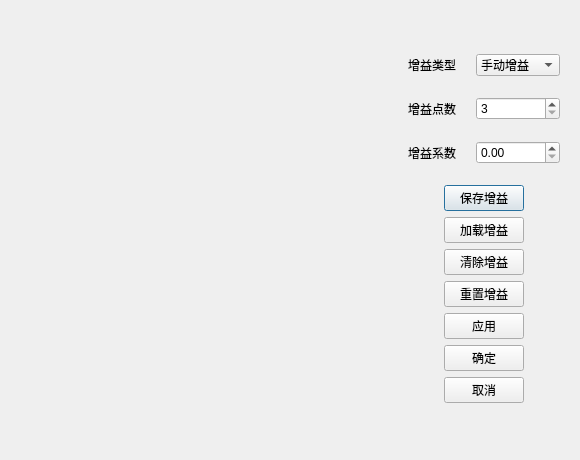
<?xml version="1.0" encoding="UTF-8"?>
<ui version="4.0">
 <class>AdjustGainSettingDialog</class>
 <widget class="QDialog" name="AdjustGainSettingDialog">
  <property name="geometry">
   <rect>
    <x>0</x>
    <y>0</y>
    <width>580</width>
    <height>460</height>
   </rect>
  </property>
  <property name="windowTitle">
   <string>调节增益</string>
  </property>
  <property name="modal">
   <bool>true</bool>
  </property>
  <layout class="QHBoxLayout" name="horizontalLayout">
   <item>
    <widget class="QCustomPlot" name="gain_plot" native="true"/>
   </item>
   <item>
    <widget class="QFrame" name="frame">
     <property name="maximumSize">
      <size>
       <width>170</width>
       <height>400</height>
      </size>
     </property>
     <layout class="QGridLayout" name="gridLayout">
      <item row="3" column="0" colspan="2">
       <layout class="QVBoxLayout" name="verticalLayout">
        <item alignment="Qt::AlignHCenter">
         <widget class="QPushButton" name="save_gain_button">
          <property name="text">
           <string>保存增益</string>
          </property>
         </widget>
        </item>
        <item alignment="Qt::AlignHCenter">
         <widget class="QPushButton" name="load_gain_button">
          <property name="text">
           <string>加载增益</string>
          </property>
         </widget>
        </item>
        <item alignment="Qt::AlignHCenter">
         <widget class="QPushButton" name="clear_gain_button">
          <property name="text">
           <string>清除增益</string>
          </property>
         </widget>
        </item>
        <item alignment="Qt::AlignHCenter">
         <widget class="QPushButton" name="reset_gain_button">
          <property name="text">
           <string>重置增益</string>
          </property>
         </widget>
        </item>
        <item alignment="Qt::AlignHCenter">
         <widget class="QPushButton" name="apply_button">
          <property name="text">
           <string>应用</string>
          </property>
         </widget>
        </item>
        <item alignment="Qt::AlignHCenter">
         <widget class="QPushButton" name="ok_button">
          <property name="text">
           <string>确定</string>
          </property>
         </widget>
        </item>
        <item alignment="Qt::AlignHCenter">
         <widget class="QPushButton" name="cancel_button">
          <property name="text">
           <string>取消</string>
          </property>
         </widget>
        </item>
       </layout>
      </item>
      <item row="0" column="0">
       <widget class="QLabel" name="label_gain_type">
        <property name="text">
         <string>增益类型</string>
        </property>
       </widget>
      </item>
      <item row="2" column="1">
       <widget class="QDoubleSpinBox" name="gain_parameter">
        <property name="maximum">
         <double>100000.000000000000000</double>
        </property>
       </widget>
      </item>
      <item row="0" column="1">
       <widget class="QComboBox" name="gain_type">
        <item>
         <property name="text">
          <string>手动增益</string>
         </property>
        </item>
        <item>
         <property name="text">
          <string>自动增益</string>
         </property>
        </item>
       </widget>
      </item>
      <item row="1" column="0">
       <widget class="QLabel" name="label_gain_point">
        <property name="text">
         <string>增益点数</string>
        </property>
       </widget>
      </item>
      <item row="1" column="1">
       <widget class="QSpinBox" name="gain_point">
        <property name="minimum">
         <number>3</number>
        </property>
        <property name="maximum">
         <number>10000</number>
        </property>
       </widget>
      </item>
      <item row="2" column="0">
       <widget class="QLabel" name="label_gain_parameter">
        <property name="text">
         <string>增益系数</string>
        </property>
       </widget>
      </item>
     </layout>
    </widget>
   </item>
  </layout>
 </widget>
 <customwidgets>
  <customwidget>
   <class>QCustomPlot</class>
   <extends>QWidget</extends>
   <header>qcustomplot.h</header>
   <container>1</container>
  </customwidget>
 </customwidgets>
 <resources/>
 <connections/>
</ui>
